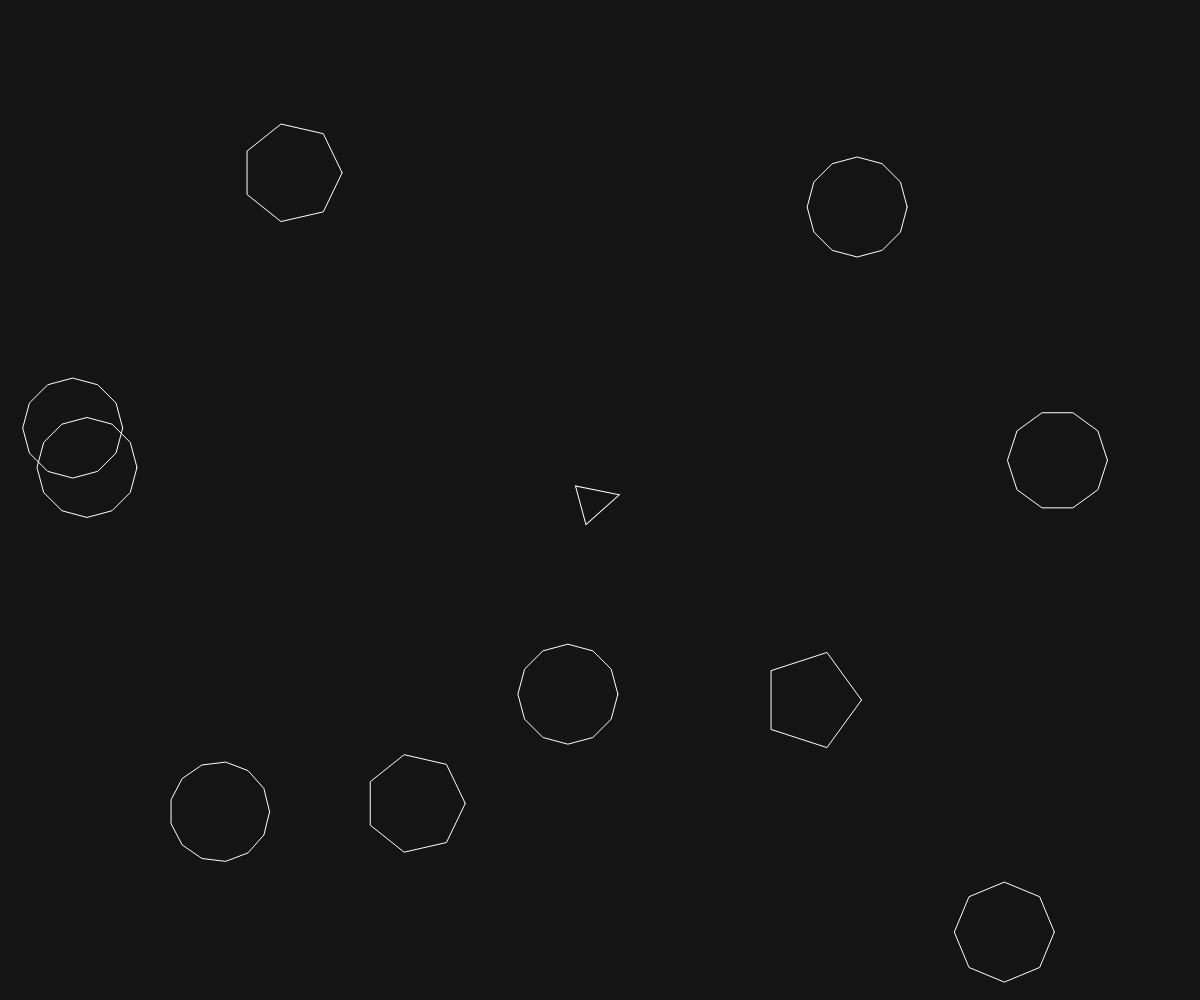
Frame 1 (no input)
Frame 60 (no input): identical to frame 1, image omitted
Frame 120 (the mouse pressed at the canvas centre since frame 60): identical to frame 1, image omitted

The p5.js sketch that drew this single still picture (run headless with seeded random() and noise() and a simulated clock; from frame 60 on, the mouse is pressed at the canvas centre):

// p5.js sketch
// ── sketch.js
let ship;
let asteroids = []

function setup() {
  createCanvas(windowWidth, windowHeight);
  ship = new Ship()
  
  for (let i = 0; i < 10; i++) {
    asteroids.push(new Asteroid())
  }
}

function draw() {
  background(20);
  ship.update()
  ship.render()
  ship.turn()
  // ship.edges()

  asteroids.forEach(astroid => {
    astroid.render()
  })
}

function keyReleased() {
  ship.setRotation(0)
  ship.boosting(false)
}

function keyPressed() {
  if (keyCode == RIGHT_ARROW) {
    ship.setRotation(0.1)
  } else if (keyCode == LEFT_ARROW) {
    ship.setRotation(-0.1)
  } else if (keyCode == UP_ARROW) {
    ship.boosting(true)
  }
}
// ── asteroid.js
class Asteroid {
    constructor() {
        this.pos = createVector(random(width), random(height))
        this.rad = 50
        this.total = floor(random(5, 15))

        console.log(this.pos);
    }

    render() {
        push()
            stroke(255)
            noFill()
            translate(this.pos.x, this.pos.y)
            beginShape()
            for (let i = 0; i < this.total; i++) {
                let angle = map(i, 0, this.total, 0, TWO_PI)
                let x = this.rad * cos(angle)
                let y = this.rad * sin(angle)
                vertex(x, y)
            }
            endShape(CLOSE)
        pop()
    }
}
// ── gameobject.js
class GameObject {
    edges() {
        if (this.pos.x > width + this.rad) this.pos.x = -this.rad
        if (this.pos.x < -this.rad) this.pos.x = width + this.rad
        if (this.pos.y > height + this.rad) this.pos.y = -this.rad
        if (this.pos.y < -this.rad) this.pos.y = height + this.rad
    }
}
// ── ship.js
class Ship {
    constructor() {
        this.pos = createVector(width / 2, height / 2)
        this.rad = 20
        this.heading = 50
        this.rotation = 0
        this.vel = createVector(0, 0)
        this.isBoosting = false
    }

    boosting(b) {
        this.isBoosting = b
    }

    boost() {
        const force = p5.Vector.fromAngle(this.heading)
        force.mult(0.6)
        this.vel.add(force)
    }

    setRotation(angle) {
        this.rotation = angle
    }

    edges() {
        if (this.pos.x > width + this.rad) this.pos.x = -this.rad
        if (this.pos.x < -this.rad) this.pos.x = width + this.rad
        if (this.pos.y > height + this.rad) this.pos.y = -this.rad
        if (this.pos.y < -this.rad) this.pos.y = height + this.rad
    }

    turn() {
        this.heading += this.rotation
    }

    update() {
        if (this.isBoosting) this.boost()
        this.pos.add(this.vel)
        this.vel.mult(0.97)
    }

    render() {
        push()
          translate(this.pos.x, this.pos.y)
          rotate(this.heading + PI / 2)
          noFill()
          stroke(255)
          triangle(
              -this.rad, this.rad,
              this.rad, this.rad,
              0, -this.rad
          )
        pop()
    }
}
// ── torpedo.js
class Torpedo extends GameObject {
    constructor(pos, angle) {
        super()
        this.pos = createVector(pos.x, pos.y)
        this.vel = p5.Vector.fromAngle(angle)
        this.vel.mult(5)
        this.rad = 4
    }

    hits(asteroid) {
        let d = dist(this.pos.x, this.pos.y, asteroid.pos.x, asteroid.pos.y)
        if (d < asteroid.rad) return true
        return false
    }

    update() {
        this.pos.add(this.vel)
    }

    render() {
        push()
          stroke("white")
          strokeWeight(this.rad)
          point(this.pos.x, this.pos.y)
        pop()
    }
}
